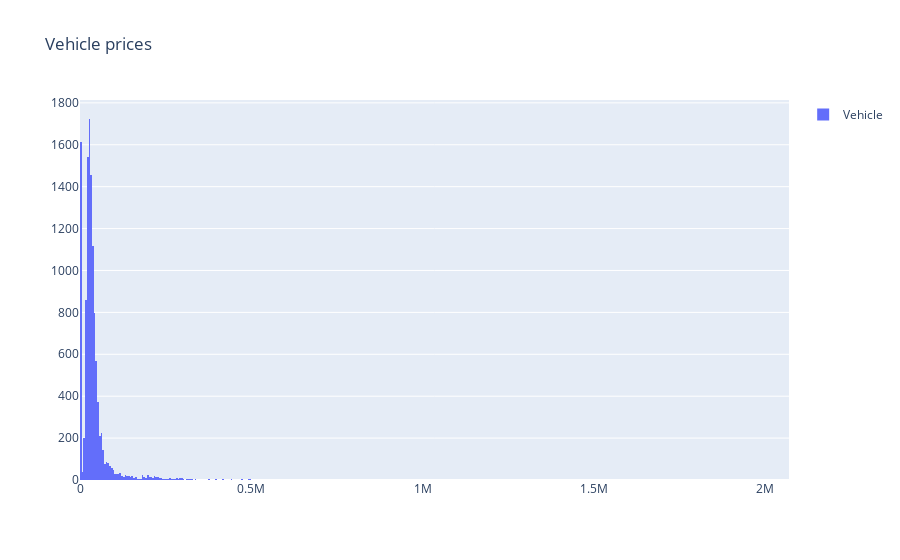

Notebook code cell kept with this figure:
### Code cell
# Viewing the range of prices of the cars
#ply.iplot(go.Histogram(x=df['msrp']))
fig = go.Figure(go.Histogram(x=df['msrp'],
                           name='Vehicle'))

fig.update_layout(title='Vehicle prices',
                  showlegend=True)

fig.show()

### Figure 1 — Plotly figure (JSON) as saved in the notebook; plotly's stock layout.template omitted (floating-point values rounded to 4 significant figures; data arrays with more than 128 entries replaced by an {"elided": "..."} marker saying what was removed)
{"data": [{"name": "Vehicle", "type": "histogram", "x": {"elided": "11914 int values"}}], "layout": {"showlegend": true, "title": {"text": "Vehicle prices"}}}
